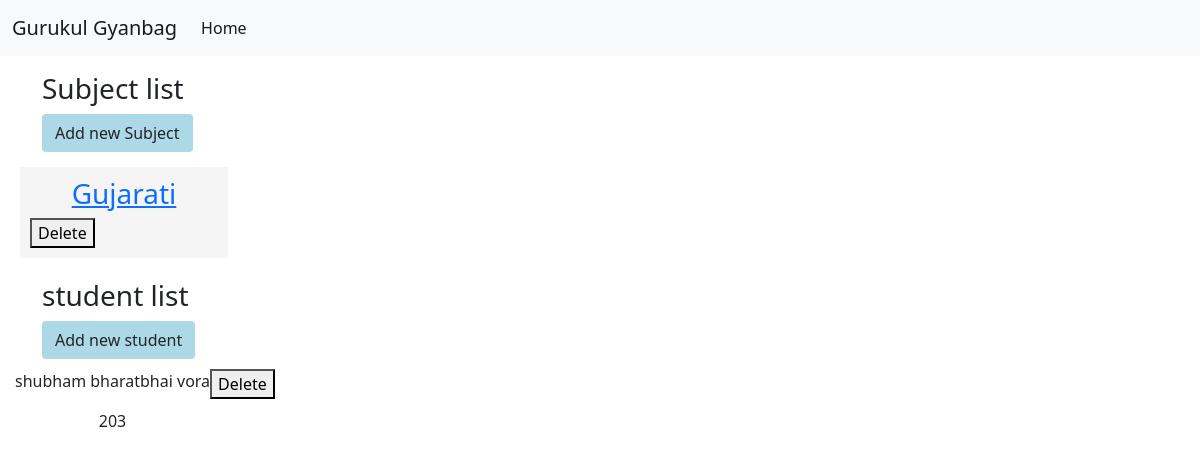
Page /8 on the committed database.
### marksApp/models.py (models this page shows, shortened)
class subject(models.Model):
    id=models.AutoField(primary_key=True)
    subject_Name=models.CharField(max_length=30)
    subjectStd=models.ForeignKey(Standerd, on_delete=models.CASCADE)

class studentInfo(models.Model):
    HR_No = models.CharField(max_length=20,primary_key=True)
    first_name=models.CharField(max_length=50)
    Middle_name=models.CharField(max_length=50)
    Last_name=models.CharField(max_length=50)
    Room_No=models.CharField(max_length=10)
    studentStd=models.ForeignKey(Standerd, on_delete=models.CASCADE)

### marksApp/views.py (the view, shortened to what this page needs)
# urls.py: path("<int:StanderdId>", views.standerdHandling, name='StanderdHandling'),
def standerdHandling(request,StanderdId):
    subForm = subjectForm()
    stdForm=studentForm()
    if request.POST.get("deleteSubject"):
        subject.objects.filter(id=request.POST.get("deleteSubject")).delete()
    if request.POST.get("deleteStudent"):
        studentInfo.objects.filter(HR_No=request.POST.get("deleteStudent")).delete()
    allSubject = subject.objects.filter(subjectStd=StanderdId)
    allStudent = studentInfo.objects.filter(studentStd=StanderdId)
    context={'allSubject':allSubject,'subjectForm':subForm,'StanderdId':StanderdId,'studentForm':stdForm, 'allStudent':allStudent, }
    return render(request, 'MarksApp/standerdDetails.html',context)

### marksApp/templates/MarksApp/standerdDetails.html (shortened to what this page needs)
{% extends "MarksApp/base.html" %}
{% block body %}
<div class="container mt-3">
  <div class="row">
    <div class="col-10.5 mr-auto">
      <h3 class="h3Crop" >Subject list</h3>
    </div>
    <div class="col-1.5">
<button type="button" class="btn mr-2 " style="background-color:lightblue" data-toggle="modal" data-target="#subjectModal">
Add new Subject
</button>
    </div>
  </div>
</div>
<div class="containerCrop">
  <div class="rowCrop">
      {% for Subject in allSubject %}
     <a href="/{{Standerd.Id}}/{{Subject.id}}"> <div class="colCrop">
          <center><h3>{{Subject.subject_Name}}</h3>
      </center>
    <form action="/{{StanderdId}}" method="POST">
    <button type=submit name='deleteSubject' value='{{Subject.id}}'>Delete</button>
    </form>
    </a>
      </div>
      {% endfor %}
  </div>
<div class="container mt-3">
  <div class="row">
    <div class="col-10.5 mr-auto">
      <h3 class="h3Crop" >student list</h3>
    </div>
    <div class="col-1.5">
<button type="button" class="btn mr-2 " style="background-color:lightblue" data-toggle="modal" data-target="#studentModal">
Add new student
</button>
    </div>
  </div>
</div>
<div class="containerCrop">
  <div class="rowCrop">
      {% for Student in allStudent %}
          <center><p>{{Student.first_name}}  {{Student.Middle_name}}  {{Student.Last_name}}</p>
          <p>{{Student.Room_No}}</p>
      </center>
    <form action="/{{StanderdId}}" method="POST">
    <button type=submit name='deleteStudent' value='{{Student.HR_No}}'>Delete</button>
    </form>
      </div>
      {% endfor %}
  </div>
{% endblock  %}

### marksApp/templates/MarksApp/standerdDetails.html (style rules this page uses)
.colCrop { width: 208px; -ms-flex-preferred-size: 0; -ms-flex-positive: 1; background: whitesmoke; padding: 10px; margin: 5px; }
.rowCrop { display: -webkit-box; display: -ms-flexbox; display: flex; -ms-flex-wrap: wrap; flex-wrap: wrap; margin:10px 15px; }
.containerCrop { max-width: 100%; }

### rows in the picture
subject: subject_Name "Gujarati", {{ Subject.id }} 4 (drawn)
studentInfo: first_name "shubham", Middle_name "bharatbhai", Last_name "vora", Room_No "203"
